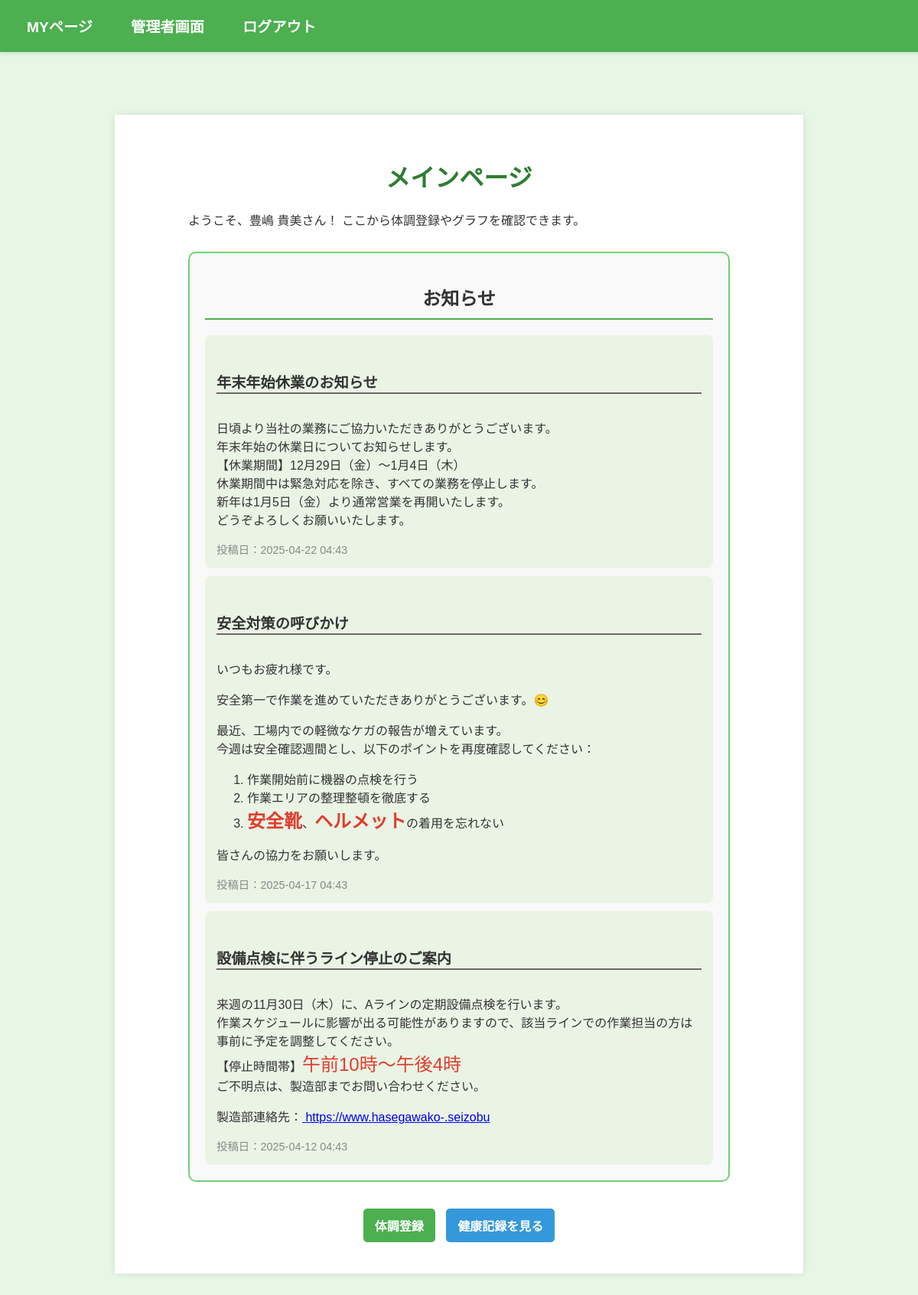
Before: /index (signed in) with the older database file.
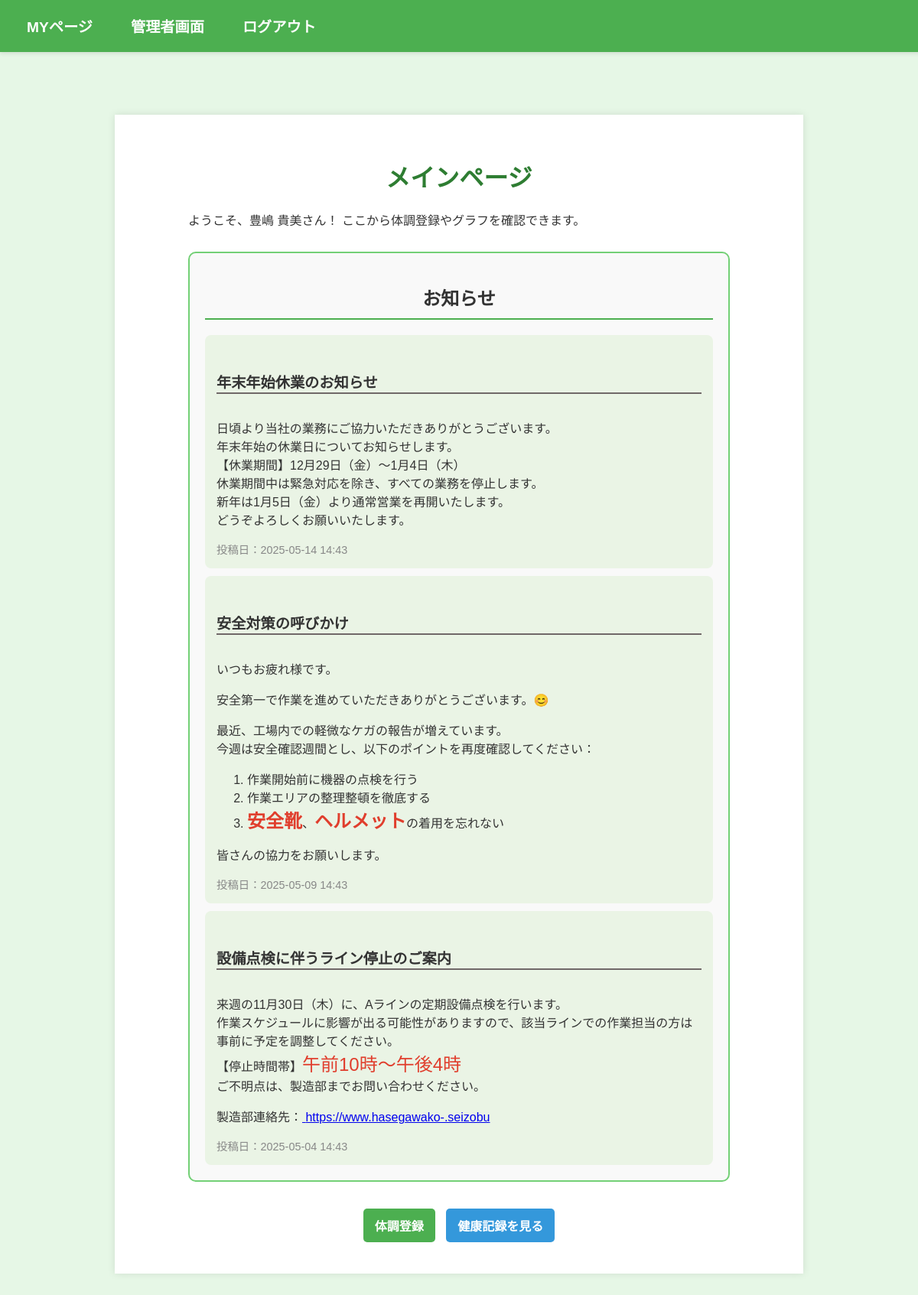
After: the same page with the newer database file.
### models.py (models this page shows, shortened)
class User(UserMixin, db.Model):
    __tablename__ = 'user'
    id = db.Column(db.Integer, primary_key=True)
    password_hash = db.Column(db.String(128), nullable=False)
    is_admin = db.Column(db.Boolean, default=False)
    employee_number = db.Column(db.String(100), unique=True, nullable=False)
    department = db.Column(db.String(100), nullable=False)
    name = db.Column(db.String(100), nullable=False)
    phone = db.Column(db.String(15), nullable=False)
    email = db.Column(db.String(120), unique=True, nullable=False)

class Announcement(db.Model):
    id = db.Column(db.Integer, primary_key=True)
    title = db.Column(db.String(100), nullable=False)
    content = db.Column(db.Text, nullable=False)
    date = db.Column(db.DateTime, default=lambda: datetime.now(timezone('Asia/Tokyo')))

### routes.py (the view)
@app.route('/index')
@login_required
def index():
    announcements = Announcement.query.all()  # すべてのお知らせを取得
    return render_template('index.html', announcements=announcements)

### routes.py (called while the page is built)
@login_manager.user_loader
def load_user(user_id):
    return User.query.get(int(user_id))

### templates/index.html (shortened to what this page needs)
{% extends "base.html" %}
{% block content %}
<div class="container text-center main-page">
    <h1 class="mb-4">メインページ</h1>
    <div class="alert alert-info" role="alert">
        <p>ようこそ、<span>{{ current_user.name }}</span>さん！ ここから体調登録やグラフを確認できます。</p>
    </div>
    {% if announcements %}
        <div class="alert alert-warning custom-announcements" role="alert">
            <h2 class="announcement-title">お知らせ</h2>
            {% for announcement in announcements %}
                <div class="announcement-item mb-3">
                    <h5 class="announcement-item-title">{{ announcement.title }}</h5>
                    <p class="announcement-item-content">{{ announcement.content|safe }}</p>
                    <small class="text-muted announcement-item-date">投稿日：{{ announcement.date.strftime('%Y-%m-%d %H:%M') }}</small>
                </div>
            {% endfor %}
        </div>
    {% else %}
        <p class="text-muted">現在お知らせはありません。</p>
    {% endif %}
    <div class="button-group my-4">
        <a href="{{ url_for('register_health') }}" class="btn btn-primary btn-lg mb-3">
             体調登録
        </a>
        <a href="{{ url_for('employee_graph', employee_id=current_user.id) }}" class="btn btn-secondary btn-lg mb-3">
             健康記録を見る
        </a>
    </div>
</div>
{% endblock %}

### templates/base.html (shortened to what this page needs)
<!DOCTYPE html>
<html lang="ja">
<head>
    <link rel="stylesheet" href="{{ url_for('static', filename='css/style.css') }}">
</head>
<body>
    <nav>
        <ul>
            {% if current_user.is_authenticated %}
                <li><a href="{{ url_for('index') }}">MYページ</a></li>
                {% if current_user.is_admin %}
                    <li><a href="{{ url_for('admin') }}">管理者画面</a></li>
                {% endif %}
                <li><a href="{{ url_for('logout') }}">ログアウト</a></li>
            {% else %}
                <li><a href="{{ url_for('login') }}">ログイン</a></li>
                <li><a href="{{ url_for('register') }}">サインアップ</a></li>
            {% endif %}
        </ul>
    </nav>
    {% block content %}
    {% endblock %}
</body>
</html>

### static/css/style.css (style rules this page uses)
body { font-family: Arial, sans-serif; margin: 0; padding: 0; background-color: #e6f7e6; color: #333; }
.container { width: 70%; margin: 150px auto; padding: 40px; background-color: #fff; box-shadow: 0 0 10px rgba(0, 0, 0, 0.1); }
h1, h2 { color: #2e7d32; text-align: center; }
nav { background-color: #4CAF50; padding: 10px 20px; position: fixed; width: 100%; top: 0; left: 0; z-index: 1000; box-shadow: 0 2px 5px rgba(0, 0, 0, 0.1); }
nav ul { list-style: none; display: flex; justify-content: flex-start; padding: 0; margin: 0; }
nav ul li { margin-right: 20px; }
nav ul li a { text-decoration: none; color: white; padding: 10px 15px; display: block; border-radius: 5px; font-size: 1.2em; font-weight: bold; }
button, .btn { width: auto; padding: 10px 15px; font-size: 1rem; border-radius: 5px; text-transform: uppercase; font-weight: bold; background-color: #4CAF50; border: none; color: white; }
.button-group { text-align: center; }
a.btn { display: inline-block; padding: 10px 15px; margin: 5px; color: #fff; text-decoration: none; border-radius: 5px; }
a.btn-primary, a.btn-success, a.btn-danger, a.btn-warning, a.btn-info { background-color: #4CAF50; }
a.btn-secondary { background-color: #3498db; }
.main-page { width: 59%; padding:3% 8%; }
.main-page .alert-warning.custom-announcements { border: 2px solid #73d076; padding: 20px; border-radius: 10px; background-color: #f9f9f9; margin-top: 30px; margin-bottom: 30px; }
.main-page .announcement-title { font-size: 1.5rem; font-weight: bold; color: #333; margin-bottom: 20px; border-bottom: 2px solid #4CAF50; padding-bottom: 10px; }
.main-page .announcement-item { padding: 15px; border-radius: 8px; background-color: #eaf4e5; margin-top: 10px; }
.main-page .announcement-item-title { font-size: 1.2rem; color: #333; font-weight: bold; border-bottom: 2px solid #706868; }
.main-page .announcement-item-content { font-size: 1rem; color: #555; margin-bottom: 10px; }
.main-page .announcement-item-date { font-size: 0.9rem; color: #888; display: block; margin-top: 10px; }

Changed rows visible on the page:
changed Announcement "年末年始休業のお知らせ": date "2025-04-22 04:43" → "2025-05-14 14:43"
changed Announcement "安全対策の呼びかけ": date "2025-04-17 04:43" → "2025-05-09 14:43"
changed Announcement "設備点検に伴うライン停止のご案内": date "2025-04-12 04:43" → "2025-05-04 14:43"
